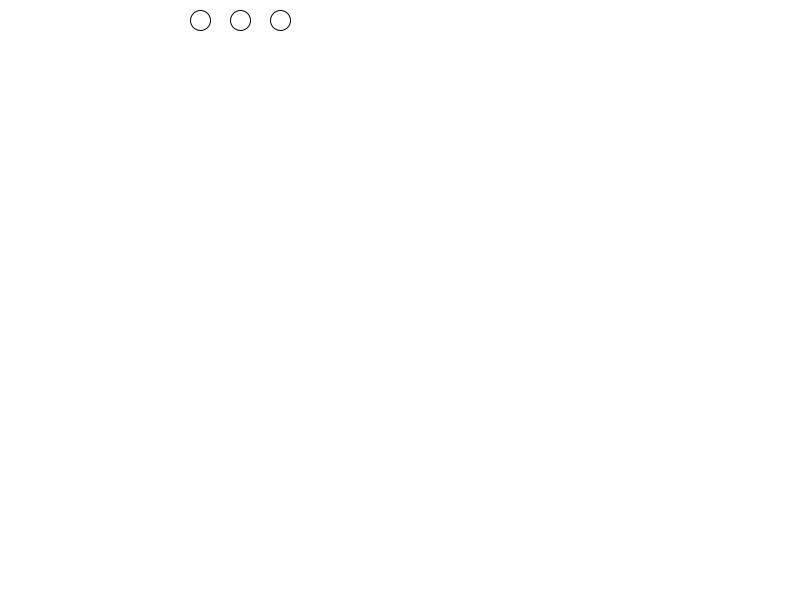
Frame 1 (no input)
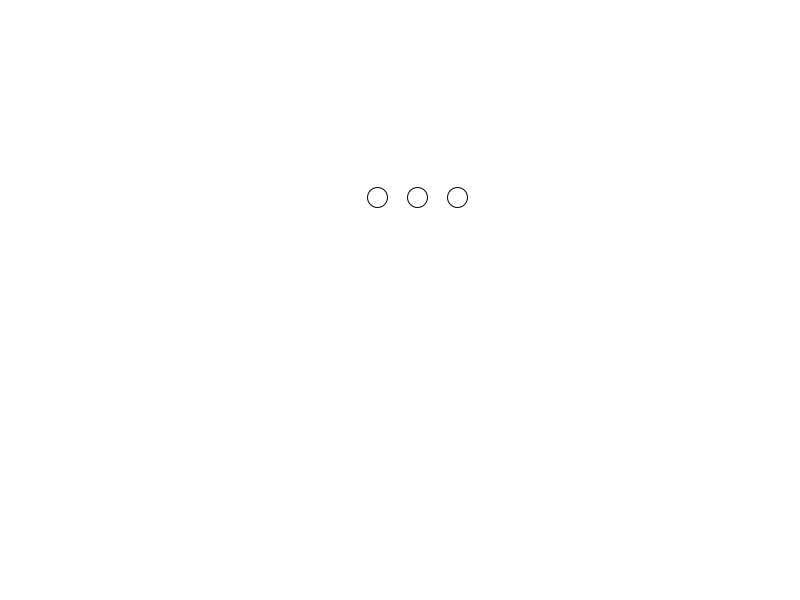
Frame 60 (the mouse pressed at the canvas centre just before this capture)
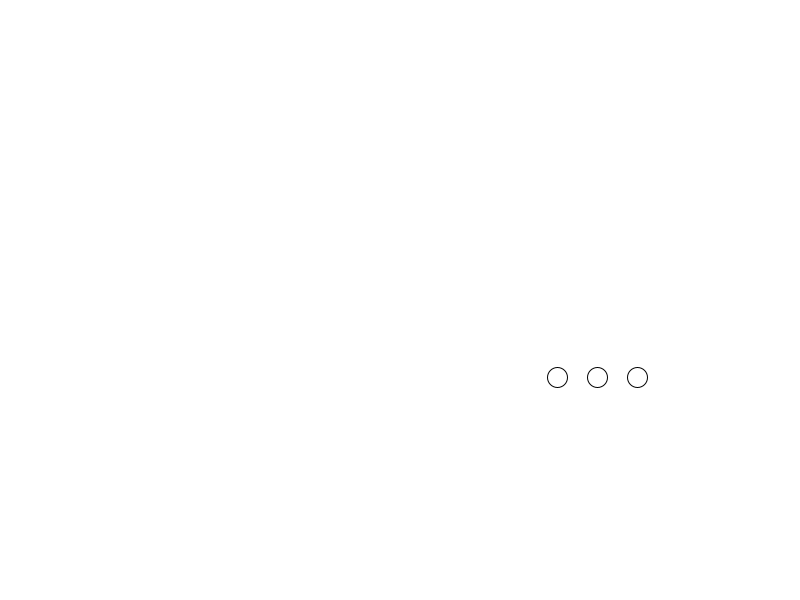
Frame 120 (the mouse held since frame 60 and released just before this capture)

The Processing sketch that drew these frames (run headless with seeded random() and noise(); from frame 60 on, the mouse is pressed at the canvas centre):

// Processing sketch: processing_161096
// ── processing_161096.pde

int x = 200;
int y = 20;
int xspeed = 3;
int yspeed = 3;

void setup() {
  size(800, 600);

}

void draw() {
  background(255);

    if (x > width || x < 0) { 
      xspeed = -xspeed; 
    }
    if (y > height || y < 0) { 
      yspeed = -yspeed; 
    }
    ellipse(x, y, 20, 20);
    ellipse(x+40,y,20,20);
    ellipse(x+80,y,20,20);
  
  x+=xspeed; 
  y+=yspeed;
}
